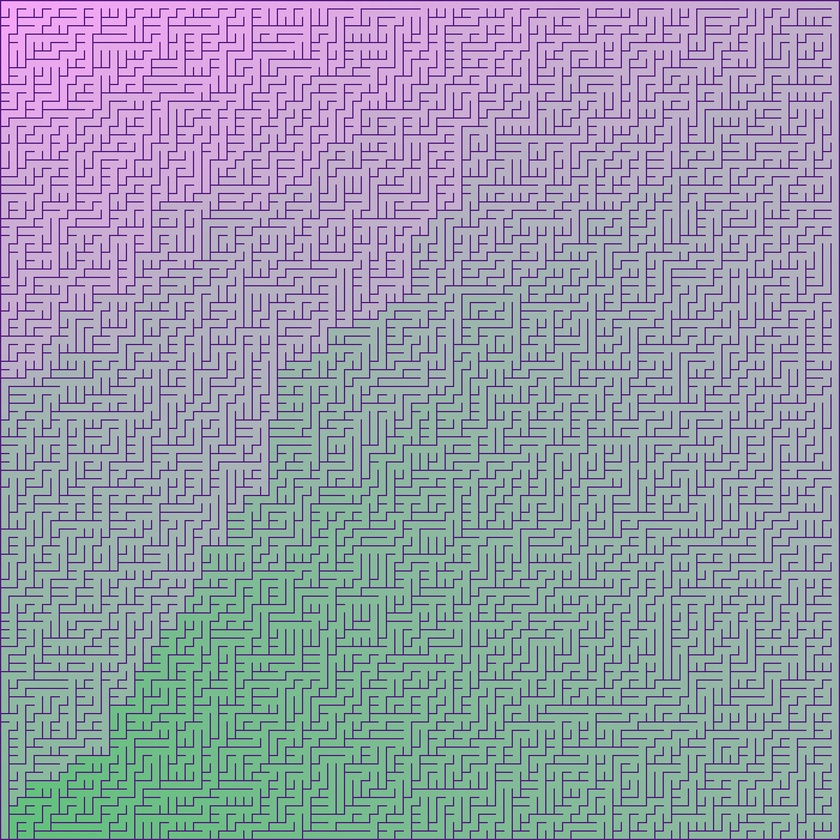
#> input picture scripts/sample_maze.jpg, 840 x 840 px, shrunk from 1402 x 1402 before the run
$ python invert_image_colors.py sample_maze.jpg
#> lines starting #> are read from the running program, lines starting #| are printed output that depends on the picture
"""
Script to invert the colors of a PNG image with various inversion options.
Supports multiple color inversion methods including RGB, HSV, and selective channel inversions.
"""

import argparse
import sys
from pathlib import Path
from PIL import Image, ImageOps
import numpy as np

class ImageColorInverter:
    """Class to handle various types of color inversions on images."""

    def __init__(self, image_path):
        """Initialize with image path."""
        self.image_path = Path(image_path)
        self.image = None
        self.load_image()

    def load_image(self):
        """Load the image from file."""
        if not self.image_path.exists():
            raise FileNotFoundError(f"Image file not found: {self.image_path}")

        try:
            self.image = Image.open(self.image_path)
#> self.image is the input picture: PIL image 840x840 RGB; mean R, G, B 153, 157.9, 172.5
            print(f"Loaded image: {self.image_path}")
            print(f"Image mode: {self.image.mode}, Size: {self.image.size}")
#| Image mode: RGB, Size: (840, 840)
        except Exception as e:
            raise ValueError(f"Error loading image: {e}")

    def simple_invert(self):
        """Simple color inversion using PIL's built-in function."""
        if self.image.mode == 'P':
            # Handle palette mode images
            if 'transparency' in self.image.info:
                # Convert to RGBA to preserve transparency
                rgba_image = self.image.convert('RGBA')
                r, g, b, a = rgba_image.split()
                rgb_image = Image.merge('RGB', (r, g, b))
                inverted_rgb = ImageOps.invert(rgb_image)
                r_inv, g_inv, b_inv = inverted_rgb.split()
                inverted_image = Image.merge('RGBA', (r_inv, g_inv, b_inv, a))
            else:
                # Convert to RGB and invert
                rgb_image = self.image.convert('RGB')
                inverted_image = ImageOps.invert(rgb_image)
        elif self.image.mode in ('RGBA', 'LA'):
            # For images with alpha channel, split and invert only RGB channels
            if self.image.mode == 'RGBA':
                r, g, b, a = self.image.split()
                rgb_image = Image.merge('RGB', (r, g, b))
                inverted_rgb = ImageOps.invert(rgb_image)
                r_inv, g_inv, b_inv = inverted_rgb.split()
                inverted_image = Image.merge('RGBA', (r_inv, g_inv, b_inv, a))
            else:  # LA mode
                l, a = self.image.split()
                inverted_l = ImageOps.invert(Image.merge('L', [l]))
                inverted_image = Image.merge('LA', (inverted_l, a))
        else:
            inverted_image = ImageOps.invert(self.image)
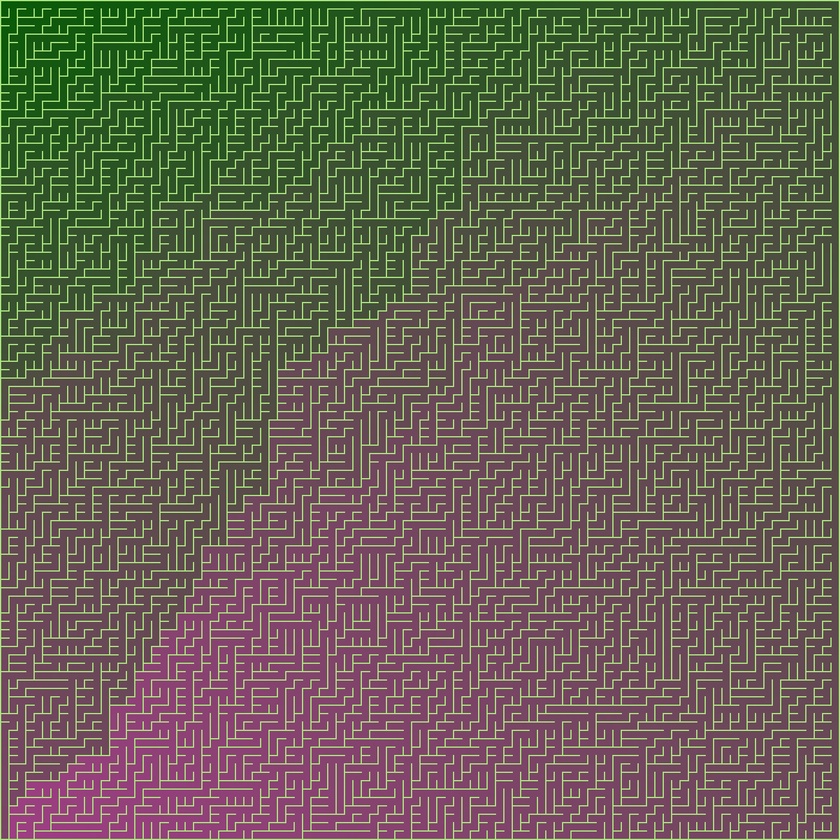
#> inverted_image: PIL image 840x840 RGB; mean R, G, B 102, 97.1, 82.5

        return inverted_image

    # [72 lines left out: functions rgb_channel_invert, hsv_invert, not called in this run]

    def negative_invert(self):
        """Create a photographic negative effect."""
        return self.simple_invert()

    # [25 lines left out: function luminance_invert, not called in this run]


def main():
    """Main function to handle command line arguments and process image."""
    parser = argparse.ArgumentParser(description="Invert colors of a PNG image with various options")
    parser.add_argument("input_image", help="Path to input PNG image")
    parser.add_argument("-o", "--output", help="Output file path (default: adds '_inverted' to input name)")
    parser.add_argument("-m", "--method", choices=['simple', 'rgb', 'hsv', 'negative', 'luminance'],
                       default='simple', help="Inversion method (default: simple)")

    # RGB channel options
    parser.add_argument("--no-red", action="store_true", help="Don't invert red channel (for RGB method)")
    parser.add_argument("--no-green", action="store_true", help="Don't invert green channel (for RGB method)")
    parser.add_argument("--no-blue", action="store_true", help="Don't invert blue channel (for RGB method)")

    # HSV options
    parser.add_argument("--hsv-hue", action="store_true", help="Invert hue in HSV method")
    parser.add_argument("--hsv-saturation", action="store_true", help="Invert saturation in HSV method")
    parser.add_argument("--hsv-no-value", action="store_true", help="Don't invert value in HSV method")

    args = parser.parse_args()

    try:
        # Initialize the inverter
        inverter = ImageColorInverter(args.input_image)

        # Apply the selected inversion method
        if args.method == 'simple':
            result_image = inverter.simple_invert()
        elif args.method == 'rgb':
            result_image = inverter.rgb_channel_invert(
                invert_red=not args.no_red,
                invert_green=not args.no_green,
                invert_blue=not args.no_blue
            )
        elif args.method == 'hsv':
            result_image = inverter.hsv_invert(
                invert_hue=args.hsv_hue,
                invert_saturation=args.hsv_saturation,
                invert_value=not args.hsv_no_value
            )
        elif args.method == 'negative':
            result_image = inverter.negative_invert()
        elif args.method == 'luminance':
            result_image = inverter.luminance_invert()

        # Determine output path
        if args.output:
            output_path = Path(args.output)
        else:
            input_path = Path(args.input_image)
            output_path = input_path.parent / f"{input_path.stem}_inverted{input_path.suffix}"

        # Save the result
        result_image.save(output_path)
        print(f"Inverted image saved to: {output_path}")

        # Display some statistics
        print(f"Inversion method used: {args.method}")
        print(f"Original image size: {inverter.image.size}")
#| Original image size: (840, 840)
        print(f"Output image mode: {result_image.mode}")
#| Output image mode: RGB

    except Exception as e:
        print(f"Error: {e}", file=sys.stderr)
        sys.exit(1)


if __name__ == "__main__":
    main()
